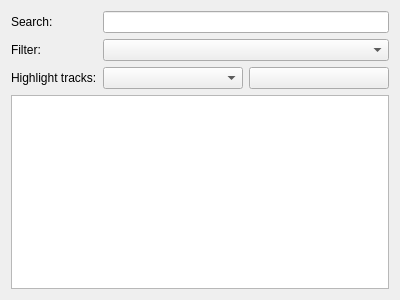
<?xml version="1.0" encoding="UTF-8"?>
<ui version="4.0">
 <class>CollectionWidget</class>
 <widget class="QWidget" name="CollectionWidget">
  <property name="geometry">
   <rect>
    <x>0</x>
    <y>0</y>
    <width>400</width>
    <height>300</height>
   </rect>
  </property>
  <property name="minimumSize">
   <size>
    <width>200</width>
    <height>0</height>
   </size>
  </property>
  <property name="windowTitle">
   <string>Collection</string>
  </property>
  <layout class="QVBoxLayout" name="verticalLayout">
   <item>
    <layout class="QFormLayout" name="formLayout">
     <item row="0" column="0">
      <widget class="QLabel" name="searchLabel">
       <property name="text">
        <string>Search:</string>
       </property>
      </widget>
     </item>
     <item row="0" column="1">
      <widget class="QLineEdit" name="searchLineEdit">
       <property name="clearButtonEnabled">
        <bool>true</bool>
       </property>
      </widget>
     </item>
     <item row="2" column="0">
      <widget class="QLabel" name="highlightTracksLabel">
       <property name="text">
        <string>Highlight tracks:</string>
       </property>
      </widget>
     </item>
     <item row="2" column="1">
      <layout class="QHBoxLayout" name="horizontalLayout">
       <item>
        <widget class="QComboBox" name="highlightTracksComboBox"/>
       </item>
       <item>
        <widget class="QPushButton" name="highlightColorButton"/>
       </item>
      </layout>
     </item>
     <item row="1" column="0">
      <widget class="QLabel" name="filterTracksLabel">
       <property name="text">
        <string>Filter:</string>
       </property>
      </widget>
     </item>
     <item row="1" column="1">
      <widget class="QComboBox" name="filterTracksComboBox"/>
     </item>
    </layout>
   </item>
   <item>
    <widget class="QTableView" name="collectionTableView">
     <property name="contextMenuPolicy">
      <enum>Qt::CustomContextMenu</enum>
     </property>
     <property name="selectionBehavior">
      <enum>QAbstractItemView::SelectRows</enum>
     </property>
    </widget>
   </item>
  </layout>
 </widget>
 <resources/>
 <connections/>
</ui>
